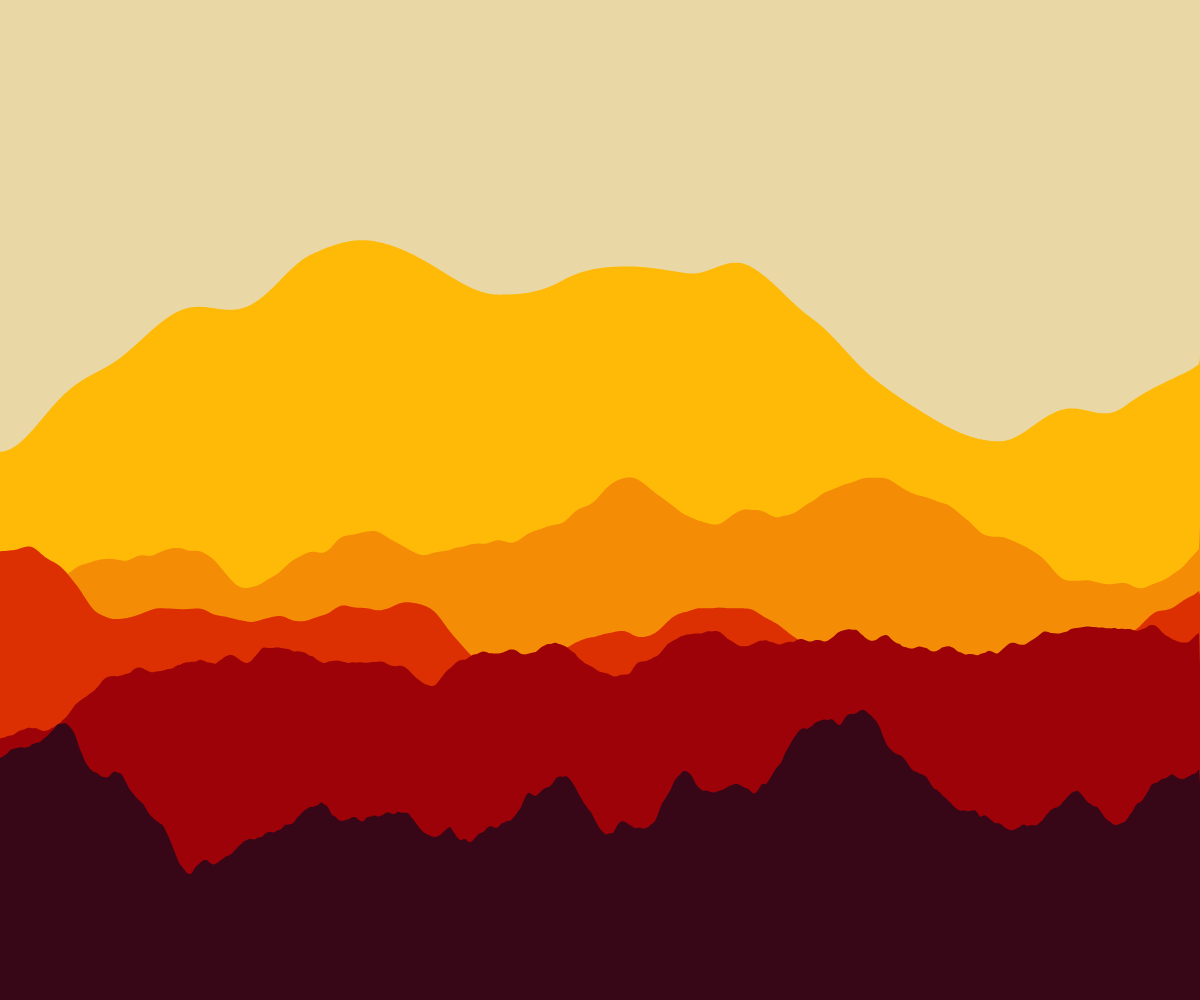
Frame 1 (no input)
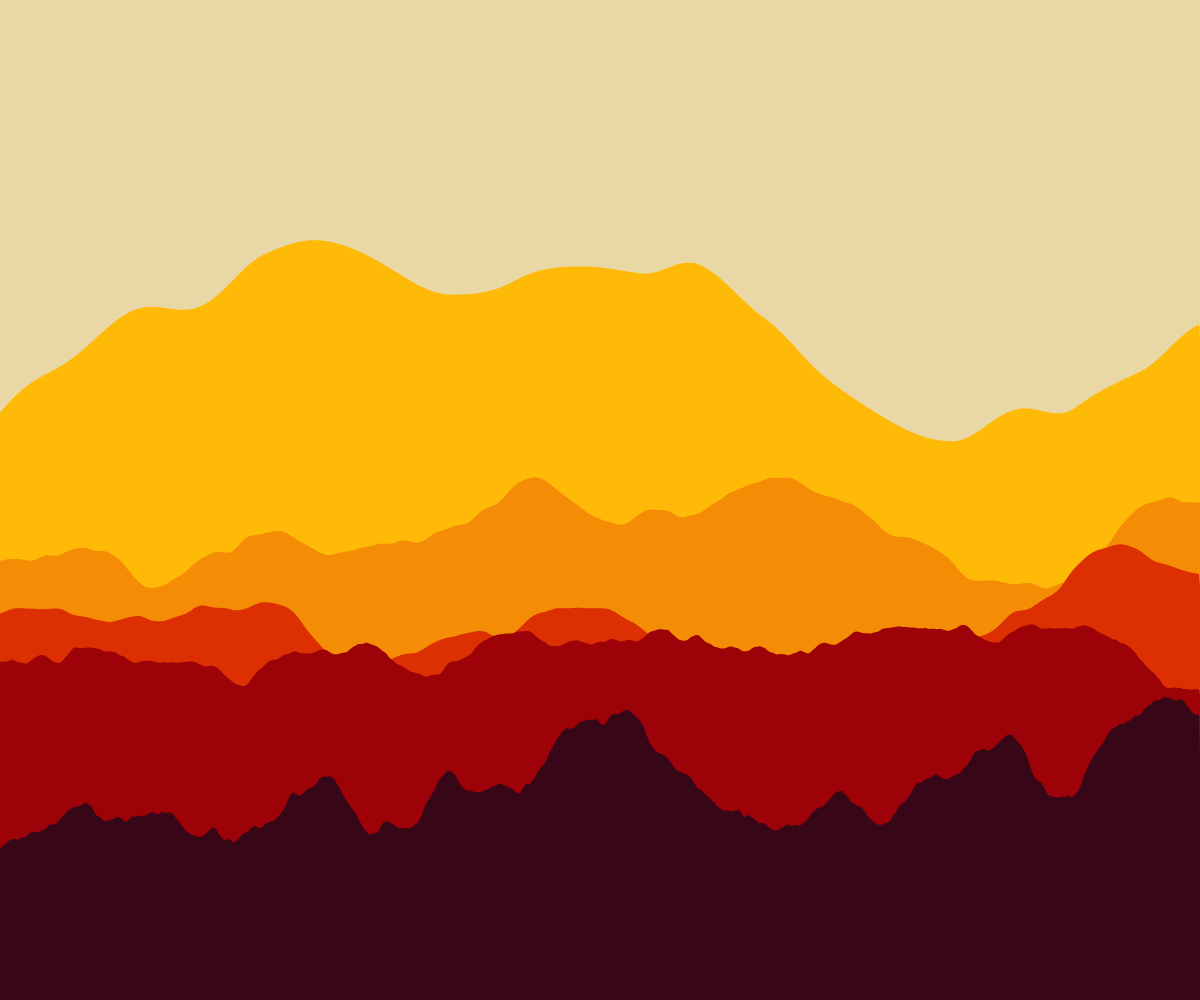
Frame 60 (no input)
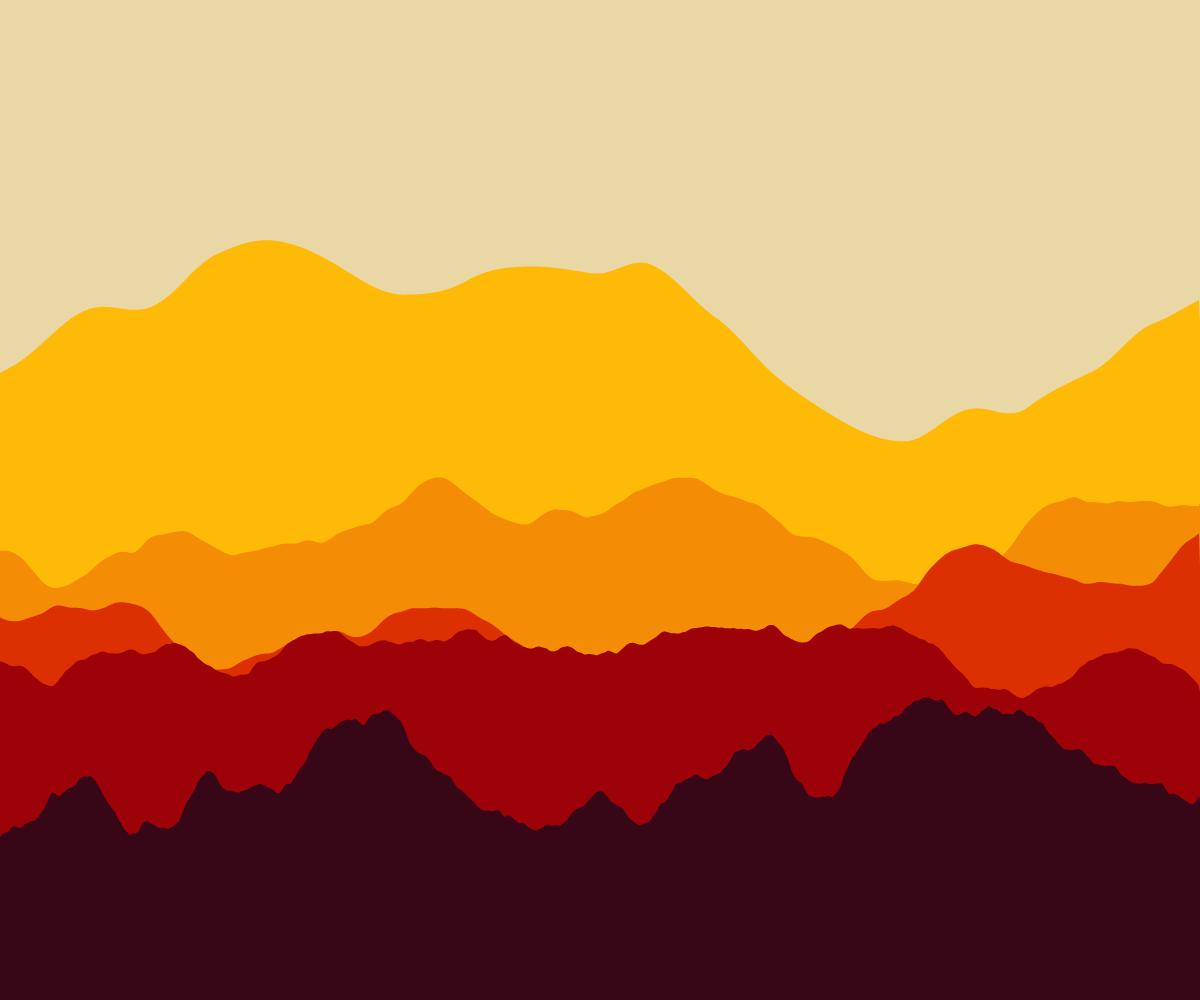
Frame 120 (the mouse pressed at the canvas centre since frame 60)

The p5.js sketch that drew these frames (run headless with seeded random() and noise() and a simulated clock; from frame 60 on, the mouse is pressed at the canvas centre):

// p5.js sketch
// ── sketch.js
let speedMultiplier = 0.8;
let noiseScale = 0.002;

//let t;

let falloff = 1.5;
let depth = 6;
let speed = 3;

let falloffFalloff = 5;
let speedFalloff = 1.5;

let positions = [];
let heights = [];
let depths = [];
let falloffs = [];
let speeds = [];
let colors = [];

let terrains = [];

function setup() {
  createCanvas(windowWidth, windowHeight);

  positions = [
    0.35,
    0.5,
    0.6,
    0.7,
    0.8,
  ];
    
  heights = [
    0.3,
    0.25,
    0.2,
    0.2,
    0.25,
  ];
    
depths = [
    1,
    2,
    2,
    3,
    6,
  ];
    
  falloffs = [
    20,
    4,
    4,
    4,
    2,
  ];
    
  speeds = [
    1,
    2,
    3,
    4,
    5,
  ]
    
  colors = [
    "#ffba08",
    "#f48c06",
    "#dc2f02",
    "#9d0208",
    "#370617",
    "#e9d8a6",
  ];

  let n = colors.length-1;
  // let h = height/2/(n+0);
  // for (let i = 0; i < n; i++) {
  //   terrains.push(new Terrain(
  //     height * 0.4 + i*h, 
  //     h*2, 
  //     depth, 
  //     falloff * pow(falloffFalloff, n-i-1), 
  //     speed / pow(speedFalloff, n-i-1), 
  //     i*739, //prng
  //     color(colors[n-i-1])));
  // }

  for (let i = 0; i < n; i++) {
    terrains.push(new Terrain(positions[i]*height, heights[i]*height, depths[i], falloffs[i], speeds[i], i*739, colors[i]));
  }
}

function draw() {
  background(color(colors[colors.length-1]));

  for (let i = 0; i < terrains.length; i++) {
    terrains[i].render();
  }

}

class Terrain {
  constructor(ypos, amplitude, depth, falloff, scrollSpeed, seed, color) {
    this.ypos = ypos;
    this.amplitude = amplitude;
    this.depth = depth;
    this.falloff = falloff;
    this.scrollSpeed = scrollSpeed;
    this.seed = seed;
    this.color = color;

    this.ascale = (1 - 1/this.falloff) / (1 - pow(1/this.falloff, this.depth));
  }

  render() {
    noStroke();
    fill(this.color);
    beginShape();
    vertex(width+1, this.ypos);
    vertex(width+1, height+1);
    vertex(-1, height+1);
    vertex(-1, this.ypos);

    for (let x = 0; x < width; x++) {
      let s = x*noiseScale + this.seed + this.scrollSpeed*frameCount*noiseScale*speedMultiplier;
      let y = this.ypos;

      // console.log(ascale);

      for (let d = 0; d < this.depth; d++) {
        let f = pow(this.falloff, d);
        y += (this.amplitude / f) * ((noise(s*f + this.seed*f) - 0.5) * 2) * this.ascale;
      }
      vertex(x, y);
    }
    endShape();
  }
}
